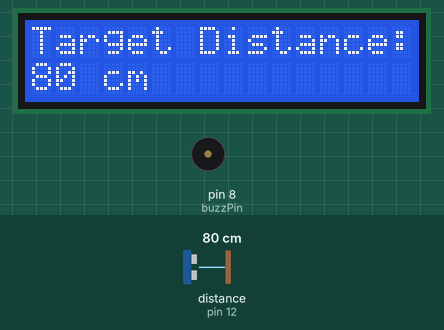
Simulated run of this sketch. Board: Arduino Uno, built with avr-gcc and run on an emulated ATmega328P. Shown: 16×2 character LCD, buzzer (waves = sounding, pin HIGH). Wiring (inferred from the names in the program): ultrasonic range finder: trigger pin 13; echo pin 12. The test bench sets the inputs (shaded band); at power-on: distance to the obstacle (sensor on pin 12) 80 cm. The echo pulse lasts 58.3 µs per cm; pins used as bus, display or sensor lines are not drawn.

Above: at 1.2 s.
1.3 s: distance to the obstacle (sensor on pin 12) set to 53 cm
At 2.0 s:
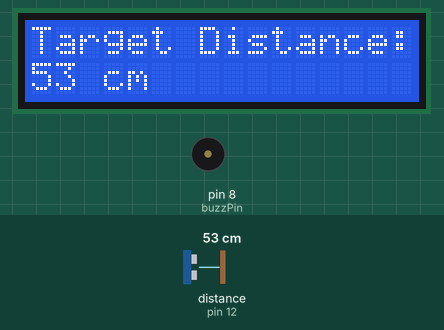
2.8 s: distance to the obstacle (sensor on pin 12) set to 47 cm
At 3.3 s:
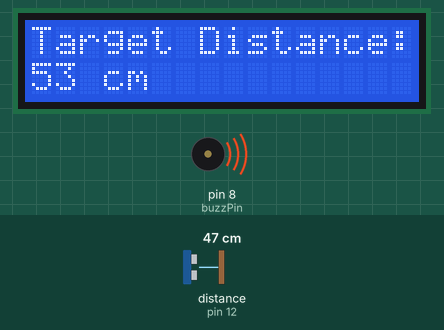
5.8 s: distance to the obstacle (sensor on pin 12) set to 2 cm
At 7.22 s:
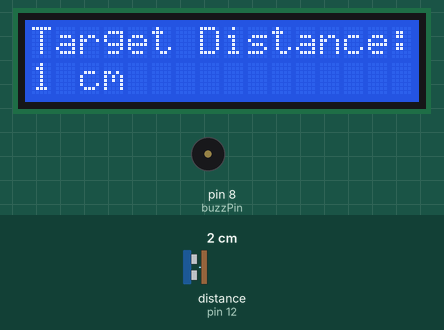
Timing chart, 0 to 14.2 s (numbered marks = the images above; inputs shaded):
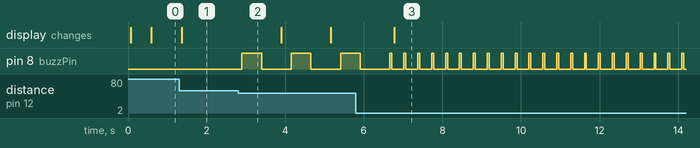

The sketch:

ultrasonicandlcd.ino
```cpp
#include <LiquidCrystal.h>
LiquidCrystal LCD(11,10,9,2,3,4,5);

#define trigPin 13
#define echoPin 12
int const buzzPin = 8;
void setup()
{
  pinMode(trigPin, OUTPUT);
  pinMode(echoPin, INPUT);
  pinMode(buzzPin, OUTPUT);

  LCD.begin(16,2);
  LCD.setCursor(0,0);
  LCD.print("Target Distance:");
}

void loop() {
  long duration, distance;
  digitalWrite(trigPin, LOW);
  delayMicroseconds(2);
  digitalWrite(trigPin, HIGH);
  delayMicroseconds(10);
  digitalWrite(trigPin, LOW);
  duration = pulseIn(echoPin, HIGH);
  distance = (duration/2) / 29.1;

  if (distance <= 10 && distance >= 0) {
    	// Buzz
    digitalWrite(buzzPin, HIGH);
    delay(50);
    digitalWrite(buzzPin, LOW);
    delay(50);
  }
  else if (distance <= 20 && distance >= 10){
    digitalWrite(buzzPin, HIGH);
    delay(100);
    digitalWrite(buzzPin, LOW);
    delay(100);
  }
 else if (distance <= 40 && distance >= 20){
    digitalWrite(buzzPin, HIGH);
    delay(200);
    digitalWrite(buzzPin, LOW);
    delay(200);
  }
  else if (distance <= 50 && distance >= 40){
    digitalWrite(buzzPin, HIGH);
    delay(500);
    digitalWrite(buzzPin, LOW);
    delay(500);
  }
  else {
    digitalWrite(buzzPin, LOW);
  }


  LCD.setCursor(0,1);
  LCD.print("                ");
  LCD.setCursor(0,1);
  LCD.print(distance);
  LCD.print(" cm");
  delay(250);
}
```

Measured:
- the behaviour switches between 51 and 50 cm on distance to the obstacle (sensor on pin 12) (found by bisection; images 1 and 2)
- after the input at 1.3 s, the display: changes after 0.06 s (image 1)
- after the input at 2.8 s, pin 8 (buzzPin): alternates HIGH for 0.50 s and LOW for 0.76 s, starting after 0.10 s
- after the input at 5.8 s, the display: changes after 0.97 s (image 3)
